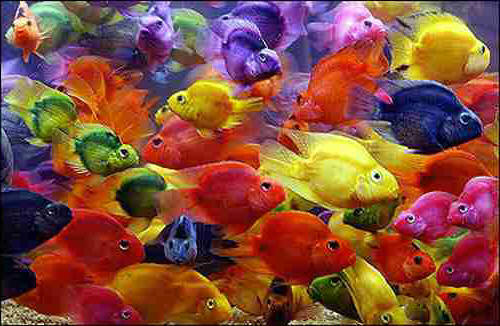
#> input picture Computer Vision/Color Space Quantization/images/fish.jpg, 500 x 326 px, found by its file name
$ python colorQuantizeMain.py
#> lines starting #> are read from the running program, lines starting #| are printed output that depends on the picture
### Computer Vision/Color Space Quantization/quantizeRGB.py
# import all the necessar libraries
import numpy as np
from sklearn.cluster import KMeans

# function to quantize RGB values in an image
def quantizeRGB(origImg, k):

  # convert the 3D array of (H, W, C) to a 2D array of (H*W, C)
  origImg2D = origImg.reshape((-1, 3))

  # fit a kmeans cluster on the image
  kmeans = KMeans(n_clusters=k).fit(origImg2D)

  # get the centroids
  meanColors = kmeans.cluster_centers_

  # get the predictions on our image
  predictions = kmeans.predict(origImg2D)

  #fill the outputimage
  outputImg = np.zeros_like(origImg)

  pointer = 0

  for height in range(outputImg.shape[0]):
    for width in range(outputImg.shape[1]):
      outputImg[height, width] = meanColors[predictions[pointer]]
      pointer += 1

  return outputImg, meanColors

### Computer Vision/Color Space Quantization/computeQuantizationError.py
import numpy as np

def computeQuantizationError(origImg, quantizedImg):
  error = np.sum((origImg - quantizedImg)**2)
  return error

### Computer Vision/Color Space Quantization/quantizeHSV.py
# import all the necessar libraries
import numpy as np
from sklearn.cluster import KMeans
from skimage.color import rgb2hsv, hsv2rgb

def quantizeHSV(origImg, k):

  # convert rgb image to hsv image
  hsvImg = rgb2hsv(origImg)

  # get the hue values from hsv image
  hue = hsvImg[:,:,0].reshape((-1,1))

  # fit the KMeans on hue values
  kmeans = KMeans(n_clusters=k).fit(hue)

  # get the centroids
  meanHues = kmeans.cluster_centers_

  # get the predictions for hue values
  predictions = kmeans.predict(hue)

  # fill the outputimage
  outputImg = np.zeros_like(hsvImg)

  # fill the saturation and values in the output image
  outputImg[:, :, 1] = hsvImg[:, :, 1]
  outputImg[:, :, 2] = hsvImg[:, :, 2]

  pointer = 0

  for height in range(outputImg.shape[0]):
    for width in range(outputImg.shape[1]):
      outputImg[height, width, 0] = meanHues[predictions[pointer]]
      pointer += 1

  # convert HSV image back to RGB image
  outputImg = hsv2rgb(outputImg)

  return outputImg, meanHues

### Computer Vision/Hough Transform/getHueHists.py
import numpy as np
import matplotlib.pyplot as plt
from skimage.color import rgb2hsv
from quantizeHSV import *


def getHueHists(im, k):

  hsv_img = rgb2hsv(im)
  im_hue_values = np.ravel(hsv_img[:, :, 0])
  histEqual = plt.hist(im_hue_values)

  outputImg, meanHues = quantizeHSV(im, k)
  outputImg = rgb2hsv(outputImg)
  clustered_hue_values = np.ravel(outputImg[:, :, 0])
  histClustered = plt.hist(clustered_hue_values)

  fig, ax = plt.subplots(1, 2, figsize=(10,7))
  ax[0].hist(im_hue_values, bins = k)
  ax[0].title.set_text("Histogram with original Hue values")
  ax[1].hist(clustered_hue_values)
  ax[1].title.set_text("Histogram with Clustered Hue values")

  fig.savefig(f'hist with k = {k}.png')

  return histEqual, histClustered

### Computer Vision/Color Space Quantization/colorQuantizeMain.py
import matplotlib.pyplot as plt
from skimage import io
from skimage.color import rgb2hsv
from quantizeRGB import *
from quantizeHSV import *
from computeQuantizationError import *
from getHueHists import *

#def colorQuantizeMain.py:

origImg = io.imread('fish.jpg')
#> origImg is the input picture: shape (326, 500, 3); mean R, G, B 132.5, 77.5, 60.6
hsv_image = rgb2hsv(origImg)
#> hsv_image: shape (326, 500, 3) float64; mean of channels 0, 1, 2 0.366, 0.703, 0.561


for k in [2, 4, 8]:
  quantizedRGBImg, meanColors = quantizeRGB(origImg, k)
  plt.imsave(f"quantizedRGB_k_{k}.png", quantizedRGBImg)
  RGBerror = computeQuantizationError(origImg, quantizedRGBImg)
  quantizedHSVImg, meanHues = quantizeHSV(origImg, k)
  plt.imsave(f"quantizedHSV_with_k_{k}.png", quantizedHSVImg)
  HSVerror = computeQuantizationError(hsv_image, quantizedHSVImg)
  getHueHists(origImg, k)
  print(f"For K = {k}:\n\tRGB error is: {int(RGBerror)}\n\tHSV error is: {int(HSVerror)}")
#> this loop made 3 passes
#> (RGBerror, HSVerror) on passes 2 to 3: (50520286, 121320.3), (46482125, 123051.1)
#> (meanColors, RGBerror, HSVerror) on pass 1: ([[109.3, 45.31, 39.13], [181.3, 145.1, 105.6]], 52919449, 110766)
#| For K = 2:
#| 	RGB error is: 52919449
#| 	HSV error is: 110766
#| For K = 4:
#| 	RGB error is: 50520286
#| 	HSV error is: 121320
#| For K = 8:
#| 	RGB error is: 46482125
#| 	HSV error is: 123051
#> pass 1, `quantizedRGBImg, meanColors = quantizeRGB(origImg, k)`:
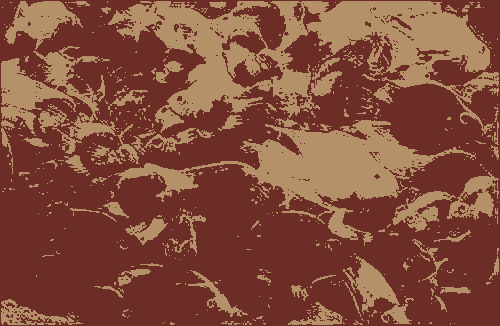
#> quantizedRGBImg: shape (326, 500, 3); mean R, G, B 132.1, 77.1, 60.2
#> pass 1, in quantizeHSV, `outputImg = hsv2rgb(outputImg)`:
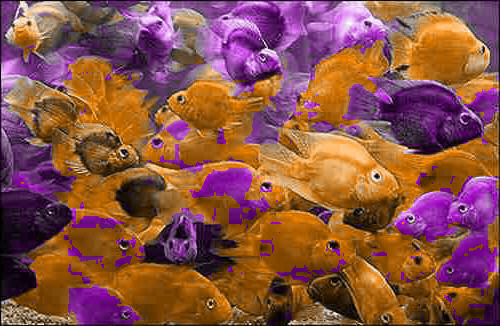
#> outputImg: shape (326, 500, 3) float64; mean R, G, B 0.542, 0.325, 0.278
#> pass 1, in getHueHists, `fig.savefig(f'hist with k = {k}.png')`:
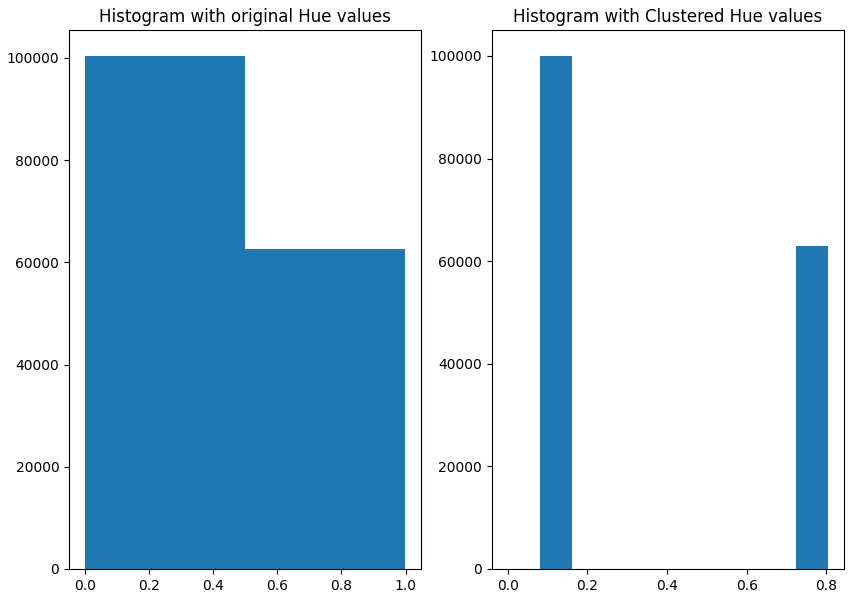
#> figure drawn by matplotlib, 2 panels; panel 2: tallest bar 100043 high, from x = 0.0804 to 0.161
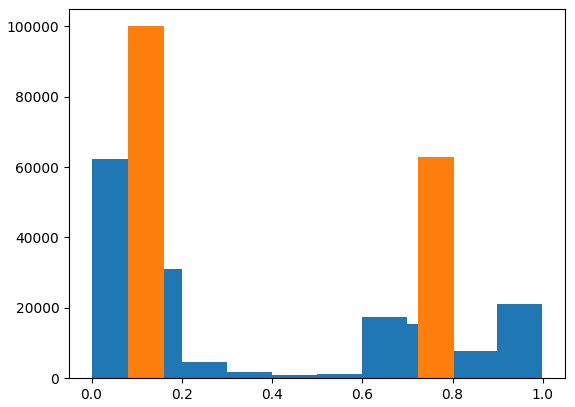
#> figure drawn by matplotlib, 1 panel; tallest bar 62165 high, from x = -6.94e-18 to 0.0999; tallest bar 100043 high, from x = 0.0804 to 0.161
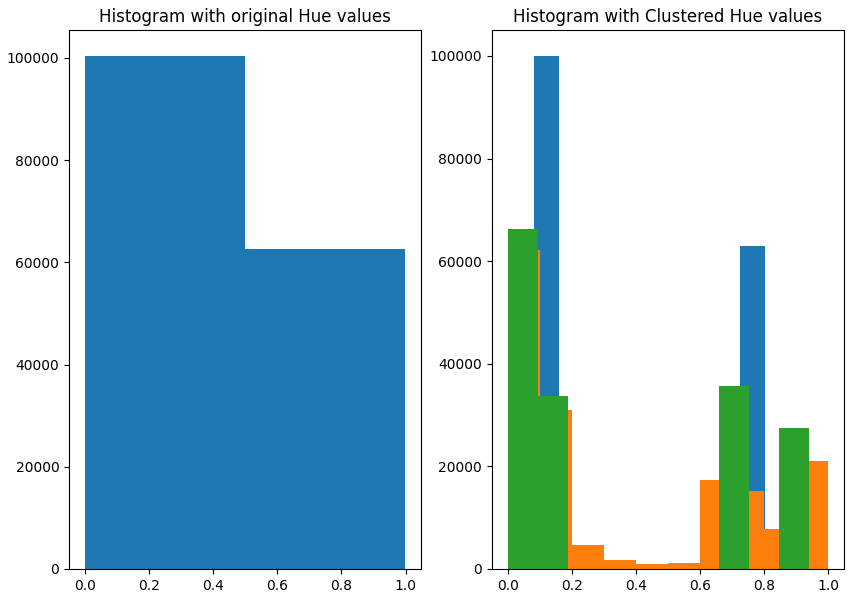
#> figure drawn by matplotlib, 2 panels; panel 2: tallest bar 100043 high, from x = 0.0804 to 0.161; panel 2: tallest bar 62165 high, from x = -6.94e-18 to 0.0999; panel 2: tallest bar 66305 high, from x = -6.94e-18 to 0.0939
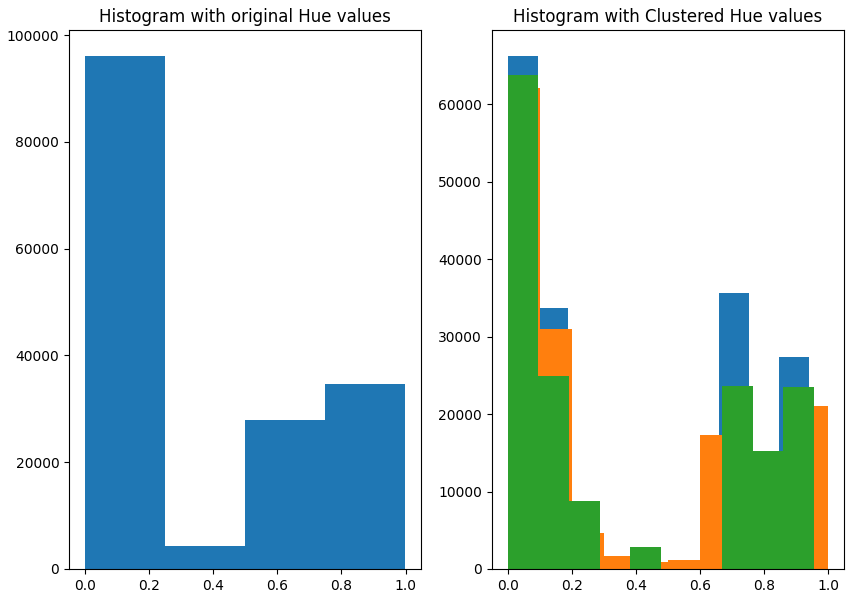
#> figure drawn by matplotlib, 2 panels; panel 1: tallest bar 96138 high, from x = 1.39e-17 to 0.25; panel 2: tallest bar 66305 high, from x = -6.94e-18 to 0.0939; panel 2: tallest bar 62165 high, from x = -6.94e-18 to 0.0999; panel 2: tallest bar 63834 high, from x = 6.94e-18 to 0.0955
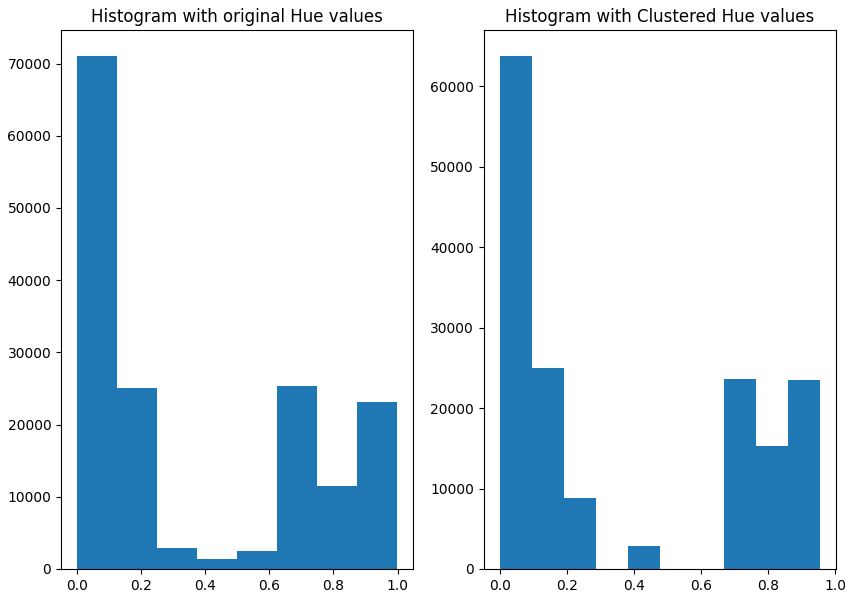
#> figure drawn by matplotlib, 2 panels; panel 1: tallest bar 71091 high, from x = 6.94e-18 to 0.125; panel 2: tallest bar 63834 high, from x = 6.94e-18 to 0.0955

$ run again, with Computer Vision/Color Space Quantization/images/quantizedHSV_with_k_2.png saved as Computer Vision/Color Space Quantization/images/fish.jpg
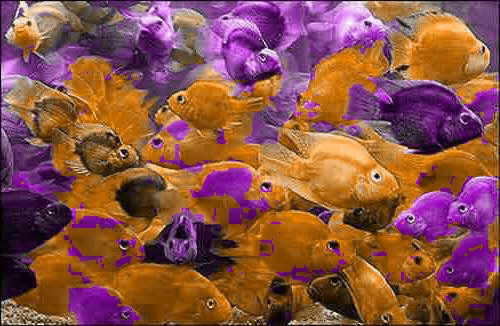
#> input picture Computer Vision/Color Space Quantization/images/quantizedHSV_with_k_2.png, 500 x 326 px, found by its file name
#> origImg is the input picture: shape (326, 500, 3); mean R, G, B 138, 82.3, 70.8
#> hsv_image: shape (326, 500, 3) float64; mean of channels 0, 1, 2 0.376, 0.689, 0.557
#> the loop `for k in [2, 4, 8]:` made 3 passes
#> (RGBerror, HSVerror) on passes 2 to 3: (48905502, 108571.4), (43666292, 107998.6)
#> (printed output is left out)
#> pass 1, `quantizedRGBImg, meanColors = quantizeRGB(origImg, k)`:
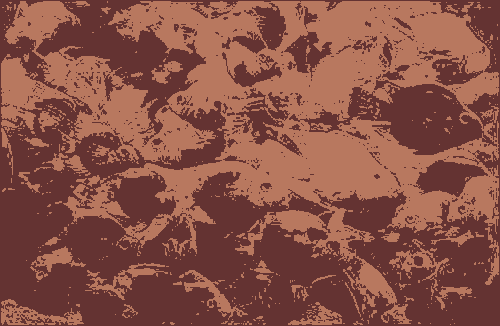
#> quantizedRGBImg: shape (326, 500, 3); mean R, G, B 137.6, 81.9, 70.1
#> `print(f"For K = {k}:\n\tRGB error is: {int(RGBerror)}\n\tHSV error is:..`:
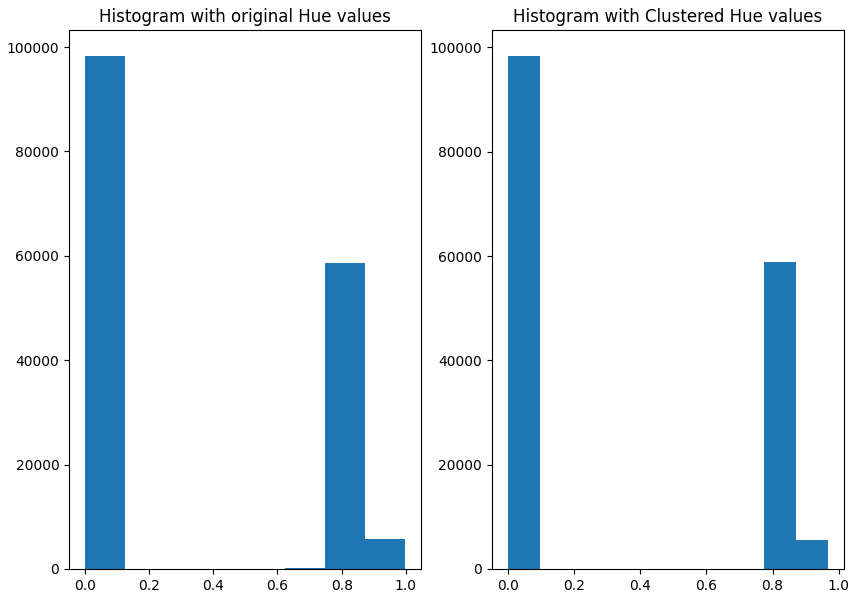
#> figure drawn by matplotlib, 2 panels; panel 1: tallest bar 98359 high, from x = 6.94e-18 to 0.125; panel 2: tallest bar 98426 high, from x = -6.94e-18 to 0.0968
